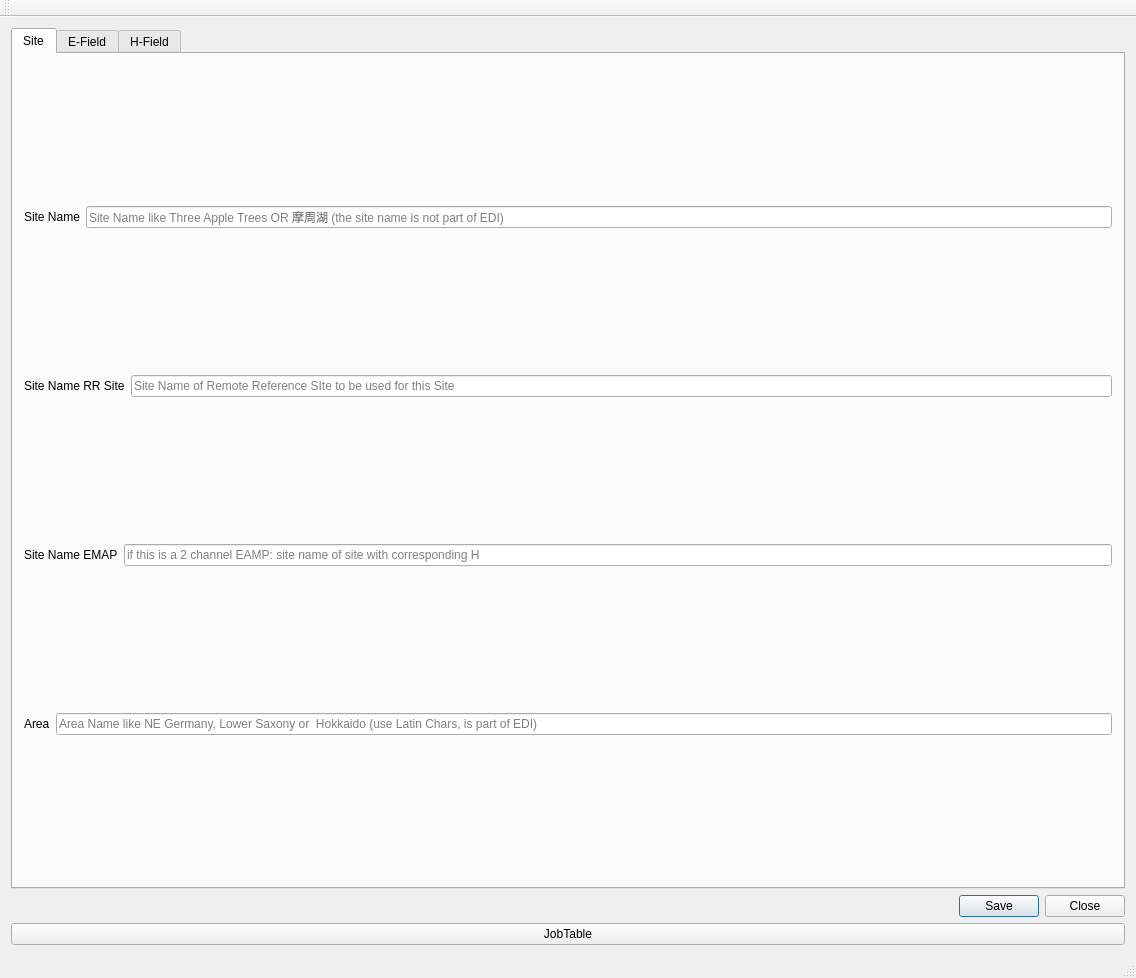
<?xml version="1.0" encoding="UTF-8"?>
<ui version="4.0">
 <class>mw_adugui</class>
 <widget class="QMainWindow" name="mw_adugui">
  <property name="geometry">
   <rect>
    <x>0</x>
    <y>0</y>
    <width>1136</width>
    <height>978</height>
   </rect>
  </property>
  <property name="windowTitle">
   <string>mw_adugui</string>
  </property>
  <widget class="QWidget" name="centralWidget">
   <property name="acceptDrops">
    <bool>true</bool>
   </property>
   <layout class="QVBoxLayout" name="verticalLayout">
    <item>
     <widget class="QTabWidget" name="tabWidget">
      <property name="currentIndex">
       <number>0</number>
      </property>
      <widget class="QWidget" name="tab_config_site">
       <attribute name="title">
        <string>Site</string>
       </attribute>
       <layout class="QVBoxLayout" name="verticalLayout_2">
        <item>
         <layout class="QHBoxLayout" name="horizontalLayout_2">
          <item>
           <widget class="QLabel" name="label_site_name">
            <property name="text">
             <string>Site Name</string>
            </property>
           </widget>
          </item>
          <item>
           <widget class="QLineEdit" name="lineEdit_site_name">
            <property name="placeholderText">
             <string>Site Name like Three Apple Trees OR 摩周湖 (the site name is not part of EDI)</string>
            </property>
           </widget>
          </item>
         </layout>
        </item>
        <item>
         <layout class="QHBoxLayout" name="horizontalLayout_6">
          <item>
           <widget class="QLabel" name="label_site_name_2">
            <property name="text">
             <string>Site Name RR Site</string>
            </property>
           </widget>
          </item>
          <item>
           <widget class="QLineEdit" name="lineEdit_site_name_rr">
            <property name="placeholderText">
             <string>Site Name of Remote Reference SIte to be used for this Site</string>
            </property>
           </widget>
          </item>
         </layout>
        </item>
        <item>
         <layout class="QHBoxLayout" name="horizontalLayout_7">
          <item>
           <widget class="QLabel" name="label_2">
            <property name="text">
             <string>Site Name EMAP</string>
            </property>
           </widget>
          </item>
          <item>
           <widget class="QLineEdit" name="lineEdit_site_name_emap">
            <property name="text">
             <string/>
            </property>
            <property name="placeholderText">
             <string>if this is a 2 channel EAMP: site name of site with corresponding H</string>
            </property>
           </widget>
          </item>
         </layout>
        </item>
        <item>
         <layout class="QHBoxLayout" name="horizontalLayout_5">
          <item>
           <widget class="QLabel" name="label_area">
            <property name="text">
             <string>Area</string>
            </property>
           </widget>
          </item>
          <item>
           <widget class="QLineEdit" name="lineEdit_area">
            <property name="text">
             <string/>
            </property>
            <property name="placeholderText">
             <string>Area Name like NE Germany, Lower Saxony or  Hokkaido (use Latin Chars, is part of EDI)</string>
            </property>
           </widget>
          </item>
         </layout>
        </item>
        <item>
         <layout class="QHBoxLayout" name="horizontalLayout_4"/>
        </item>
       </layout>
      </widget>
      <widget class="QWidget" name="tab_config_e">
       <attribute name="title">
        <string>E-Field</string>
       </attribute>
       <layout class="QHBoxLayout" name="horizontalLayout">
        <item>
         <layout class="QVBoxLayout" name="verticalLayout_4">
          <item>
           <layout class="QHBoxLayout" name="hzl_E_comments">
            <item>
             <widget class="QLabel" name="E_comments">
              <property name="text">
               <string>This interface accepts positive numbers only; South and West will be automatically mapped negative</string>
              </property>
             </widget>
            </item>
            <item>
             <spacer name="horizontalSpacer_3">
              <property name="orientation">
               <enum>Qt::Horizontal</enum>
              </property>
              <property name="sizeHint" stdset="0">
               <size>
                <width>40</width>
                <height>20</height>
               </size>
              </property>
             </spacer>
            </item>
           </layout>
          </item>
          <item>
           <layout class="QHBoxLayout" name="hzl_E_sensortypes">
            <item>
             <widget class="QLabel" name="label">
              <property name="text">
               <string>E sensors</string>
              </property>
             </widget>
            </item>
           </layout>
          </item>
          <item>
           <layout class="QHBoxLayout" name="hzl_exNS"/>
          </item>
          <item>
           <layout class="QHBoxLayout" name="hzl_exEW"/>
          </item>
          <item>
           <layout class="QHBoxLayout" name="hzl_eyNS"/>
          </item>
          <item>
           <layout class="QHBoxLayout" name="hzl_eyEW"/>
          </item>
          <item>
           <layout class="QHBoxLayout" name="hzl_ex_down_up"/>
          </item>
          <item>
           <layout class="QHBoxLayout" name="hzl_ey_down_up"/>
          </item>
          <item>
           <layout class="QHBoxLayout" name="horizontalLayout_13"/>
          </item>
         </layout>
        </item>
       </layout>
      </widget>
      <widget class="QWidget" name="tab_config_h">
       <attribute name="title">
        <string>H-Field</string>
       </attribute>
       <layout class="QHBoxLayout" name="horizontalLayout_3">
        <item>
         <layout class="QVBoxLayout" name="verticalLayout_3">
          <item>
           <layout class="QHBoxLayout" name="hzl_H_comments"/>
          </item>
          <item>
           <layout class="QHBoxLayout" name="hzl_H_sensortypes">
            <item>
             <widget class="QLabel" name="h_sensors_label">
              <property name="text">
               <string>H Sensors</string>
              </property>
             </widget>
            </item>
           </layout>
          </item>
          <item>
           <layout class="QHBoxLayout" name="hzl_hxNS"/>
          </item>
          <item>
           <layout class="QHBoxLayout" name="hzl_hxEW"/>
          </item>
          <item>
           <layout class="QHBoxLayout" name="hzl_hyNS"/>
          </item>
          <item>
           <layout class="QHBoxLayout" name="hzl_hyEW"/>
          </item>
          <item>
           <layout class="QHBoxLayout" name="hzl_hzNS"/>
          </item>
          <item>
           <layout class="QHBoxLayout" name="hzl_hzEW"/>
          </item>
          <item>
           <layout class="QHBoxLayout" name="hzl_hx_down_up"/>
          </item>
          <item>
           <layout class="QHBoxLayout" name="hzl_hy_down_up"/>
          </item>
          <item>
           <layout class="QHBoxLayout" name="hzl_hz_down_up"/>
          </item>
         </layout>
        </item>
       </layout>
      </widget>
     </widget>
    </item>
    <item>
     <widget class="QDialogButtonBox" name="buttonBox">
      <property name="standardButtons">
       <set>QDialogButtonBox::Close|QDialogButtonBox::Save</set>
      </property>
     </widget>
    </item>
    <item>
     <widget class="QPushButton" name="JobTablepushButton">
      <property name="text">
       <string>JobTable</string>
      </property>
     </widget>
    </item>
   </layout>
  </widget>
  <widget class="QMenuBar" name="menuBar">
   <property name="geometry">
    <rect>
     <x>0</x>
     <y>0</y>
     <width>1136</width>
     <height>34</height>
    </rect>
   </property>
  </widget>
  <widget class="QToolBar" name="mainToolBar">
   <attribute name="toolBarArea">
    <enum>TopToolBarArea</enum>
   </attribute>
   <attribute name="toolBarBreak">
    <bool>false</bool>
   </attribute>
  </widget>
  <widget class="QStatusBar" name="statusBar"/>
 </widget>
 <layoutdefault spacing="6" margin="11"/>
 <resources/>
 <connections/>
</ui>
